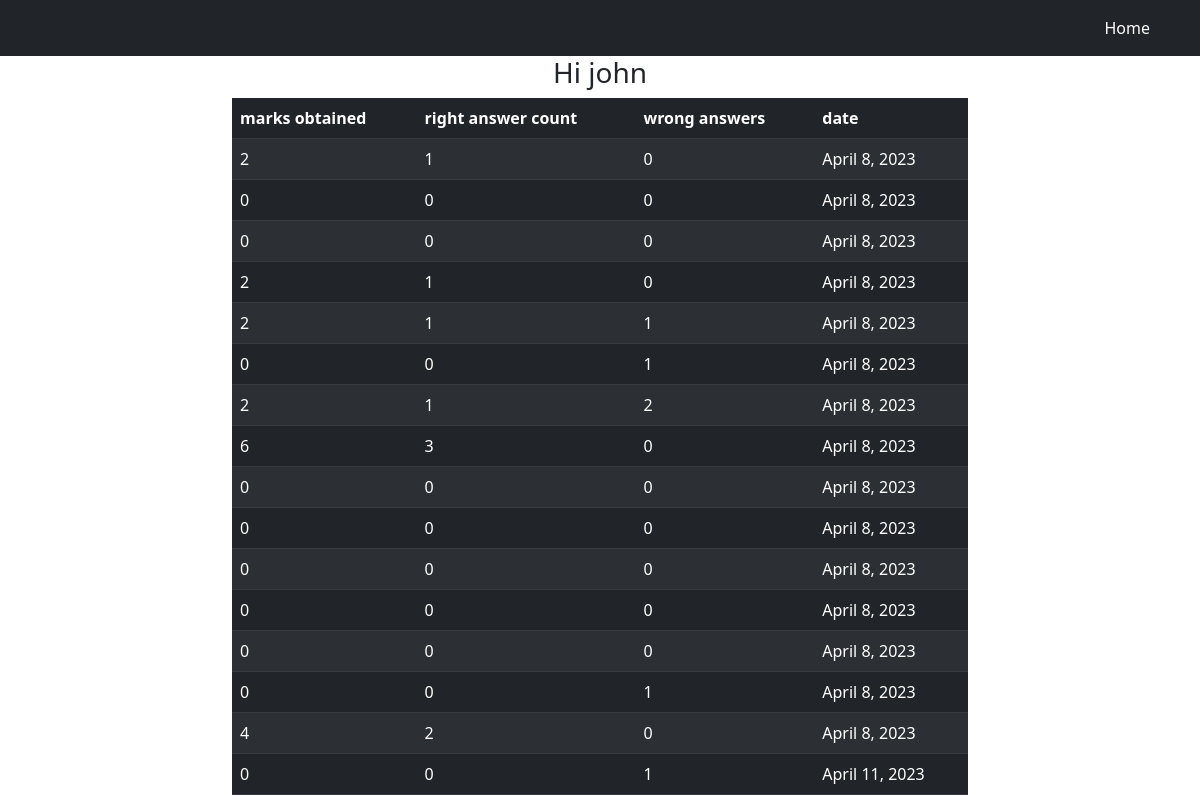
Screenshot of /web/quiz/record/ (signed in) with the database file from the repository.
### quiz/models.py (models this page shows)
class QuizRecord(models.Model):
    marks_obtained=models.PositiveIntegerField()
    right_answer_count=models.PositiveIntegerField()
    wrong_answer_count=models.PositiveIntegerField()
    user=models.ForeignKey(User,on_delete=models.CASCADE)
    date=models.DateField(auto_now_add=True)

### quizweb/views.py (the view)
# urls.py: path("quiz/record/",views.QuizRecordView.as_view(),name="quiz-record")
class QuizRecordView(ListView):
     model=QuizRecord
     template_name="quiz-record.html"
     context_object_name="records"
     def get_queryset(self):
          return QuizRecord.objects.filter(user=self.request.user)

### quizweb/templates/quiz-record.html (shortened to what this page needs)
<!DOCTYPE html>
{%load static%}
<html lang="en">
    <head>
        <link href="{%static 'css/styless.css'%}" rel="stylesheet" />
    </head>
    <body>
        <nav class="navbar navbar-expand-lg navbar-dark bg-dark">
            <div class="container">
                <div class="collapse navbar-collapse" id="navbarSupportedContent">
                    <ul class="navbar-nav ms-auto mb-2 mb-lg-0">
                        <li class="nav-item"><a class="nav-link active" aria-current="page" href="{%url 'home'%}">Home</a></li>
                    </ul>
                </div>
            </div>
        </nav>
       <center> <h3>Hi {{request.user}}</h3></center>
        <div class="container mt-15">
            <div class="row">
                <div class="col-2"></div>
                <div class="col-8">
                    <table  class="table table-striped table-dark">
                        <thead>
                            <tr>
                                <th>marks obtained</th>
                                <th>right answer count</th>
                                <th>wrong answers</th>
                                <th>date</th>
                            </tr>
                        </thead>
                        <tbody>
                            {% for record in records %}
                            <tr>
                                <td>{{record.marks_obtained}}</td>
                                <td>{{record.right_answer_count}}</td>
                                <td>{{record.wrong_answer_count}}</td>
                                <td>{{record.date}}</td>
                            </tr>
                            {% endfor %}
                        </tbody>
                    </table>
                </div>
                <div class="col-2"></div>
            </div>
        </div>
    </body>
</html>

### rows the page displays
QuizRecord: marks_obtained "2", right_answer_count "1", wrong_answer_count "0", date "April 8, 2023"
QuizRecord: marks_obtained "0", right_answer_count "0", wrong_answer_count "0", date "April 8, 2023"
QuizRecord: marks_obtained "0", right_answer_count "0", wrong_answer_count "0", date "April 8, 2023"
QuizRecord: marks_obtained "2", right_answer_count "1", wrong_answer_count "0", date "April 8, 2023"
QuizRecord: marks_obtained "2", right_answer_count "1", wrong_answer_count "1", date "April 8, 2023"
QuizRecord: marks_obtained "0", right_answer_count "0", wrong_answer_count "1", date "April 8, 2023"
QuizRecord: marks_obtained "2", right_answer_count "1", wrong_answer_count "2", date "April 8, 2023"
QuizRecord: marks_obtained "6", right_answer_count "3", wrong_answer_count "0", date "April 8, 2023"
QuizRecord: marks_obtained "0", right_answer_count "0", wrong_answer_count "0", date "April 8, 2023"
QuizRecord: marks_obtained "0", right_answer_count "0", wrong_answer_count "0", date "April 8, 2023"
QuizRecord: marks_obtained "0", right_answer_count "0", wrong_answer_count "0", date "April 8, 2023"
QuizRecord: marks_obtained "0", right_answer_count "0", wrong_answer_count "0", date "April 8, 2023"
QuizRecord: marks_obtained "0", right_answer_count "0", wrong_answer_count "0", date "April 8, 2023"
QuizRecord: marks_obtained "0", right_answer_count "0", wrong_answer_count "1", date "April 8, 2023"
QuizRecord: marks_obtained "4", right_answer_count "2", wrong_answer_count "0", date "April 8, 2023"
QuizRecord: marks_obtained "0", right_answer_count "0", wrong_answer_count "1", date "April 11, 2023"

### other values shown
{{ request.user }} "john"
